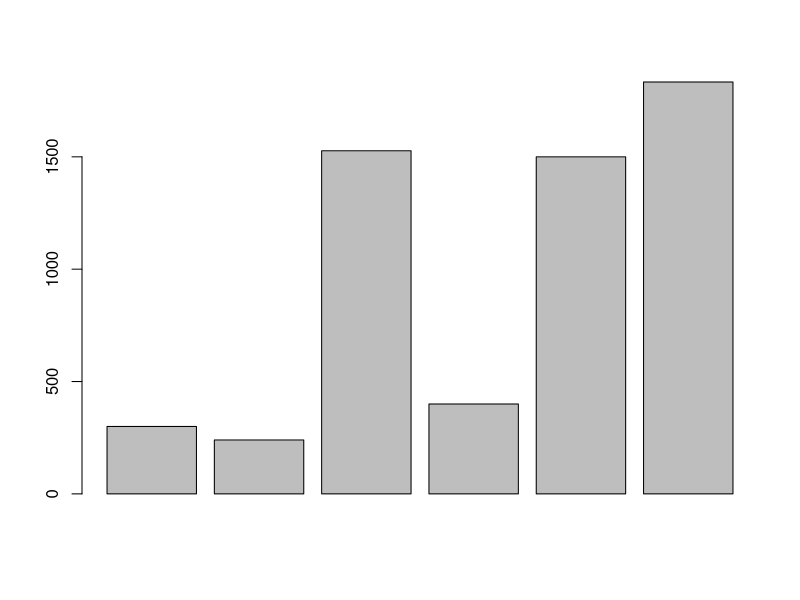
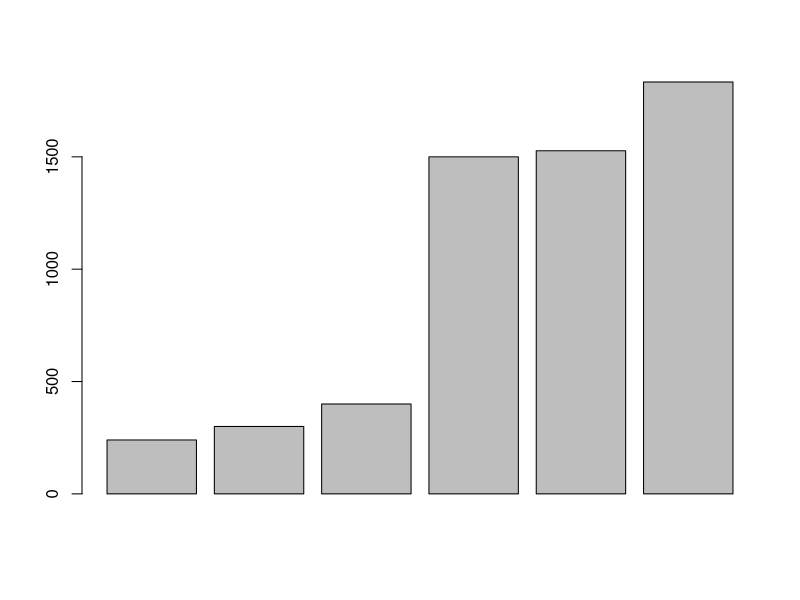
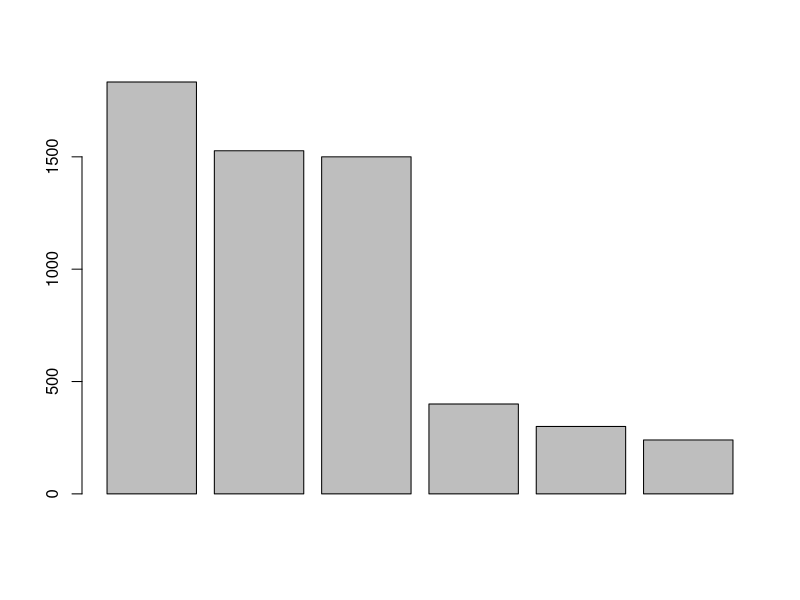
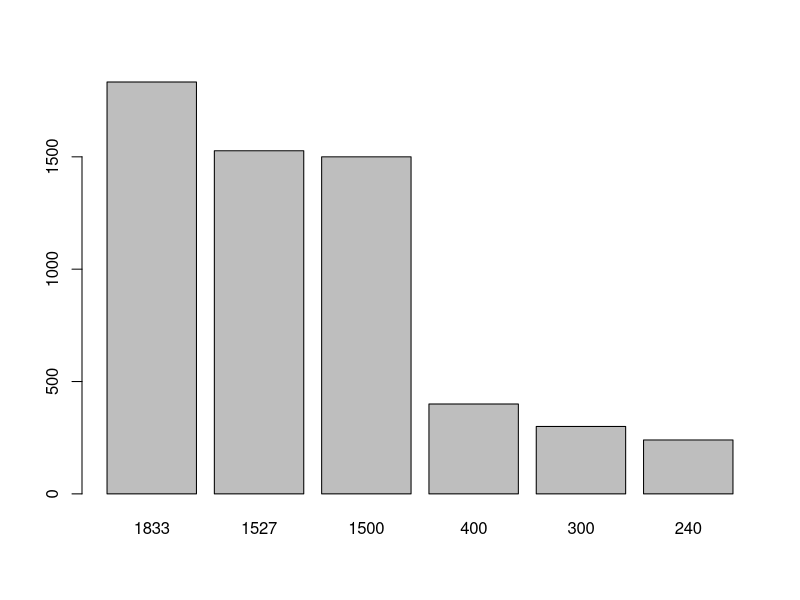
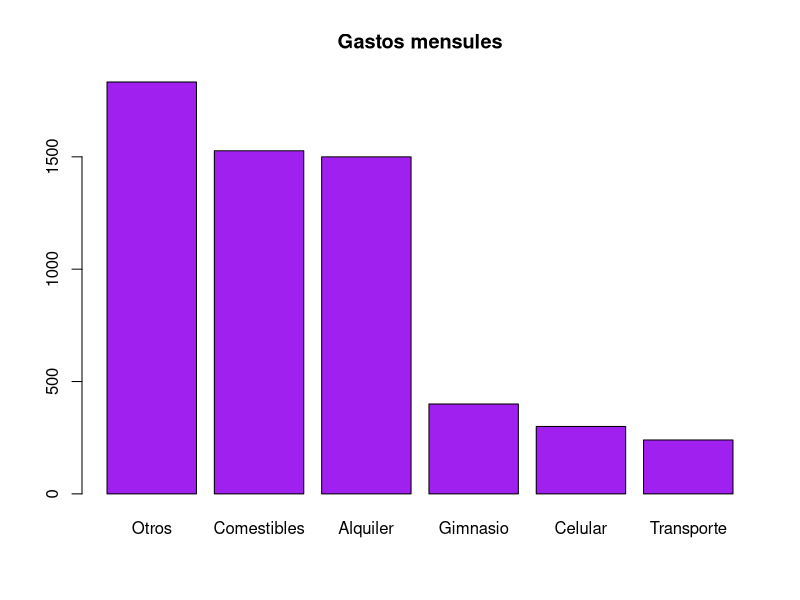

Reproduce these figures in R, in order.
# Andrea Michelle Luna Vasconcelos 1950889
# Semana 2 (14/08/2025)

## Laboratorio 1
# Primer contacto con RStudio

300+240+1527+400+1500+1833
celular <- 300
celular
transporte <- 240
comestibles <- 1527
gimnasio <- 400
alquiler <- 1500
otros <- 1833

5800*5
5800*10

abs(10)
abs(-4)
sqrt(9)
log(2)

# Este es un comentario
2+9 # aquí tambien se puede poner un comentario

celular
Celular <- -300
CELULAR <- 800

celular+Celular+CELULAR
Celular-CELULAR

help(abs)
help(mean)
?mean
help.search("absolute")

gastos <- c(celular, transporte, comestibles, gimnasio, alquiler, otros)

gastos

barplot(gastos)

sort(gastos)
gastosOrdenados <- sort(gastos)
barplot(gastosOrdenados)

help(sort)
sort(gastos,decreasing = TRUE)
gastos_ordenados <- sort(gastos,decreasing = TRUE)
barplot(gastos_ordenados)        

help("barplot")
barplot(gastos_ordenados,names.arg = gastos_ordenados)

names(gastos_ordenados) <- c("Otros","Comestibles","Alquiler","Gimnasio","Celular","Transporte")
barplot(gastos_ordenados, 
        main = "Gastos mensules",
        names.arg = names(gastos_ordenados),
        col = "purple")

# Laboratorio terminado
